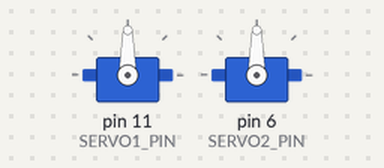
The sketch below on a simulated Arduino Mega 2560, built with avr-gcc and run on an emulated ATmega2560. On the bench: 2 × servo. What the sketch prints to the serial monitor is not drawn.

Above: at 3.15 s.
At 23.7 s:
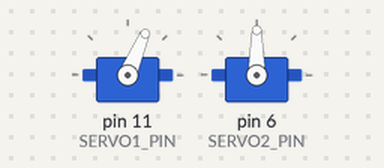
At 28.5 s:
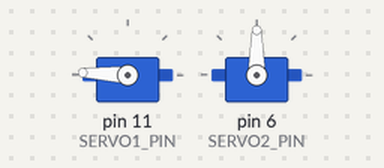
At 32.1 s:
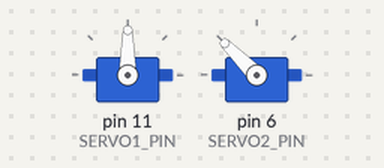
Timing chart, 0 to 48.7 s (numbered marks = the images above):
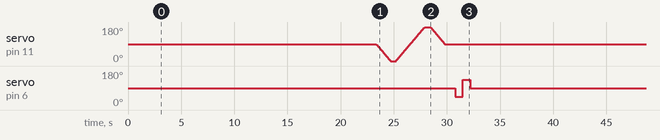

Measured:
- by itself, servo on pin 6 (SERVO2_PIN): repeats every 35.1 s: 135° 0.70 s, 90° 33.7 s, 45° 0.70 s

The sketch:

controlLazoAbierto.ino
```cpp
#include <Servo.h>

// ===================== PINES RAMPS 1.4 =====================
// La RAMPS 1.4 montada sobre el Arduino MEGA tiene pines
// predefinidos para los drivers de stepper (X, Y, Z, E0, E1).
// Usaremos los ejes X e Y para nuestros 2 NEMA 17.

// --- Stepper 1: NEMA 17 — Riel (Eje X en RAMPS) ---
#define STEPPER1_STEP_PIN   54   // A0 en MEGA = Pin 54
#define STEPPER1_DIR_PIN    55   // A1 en MEGA = Pin 55
#define STEPPER1_ENABLE_PIN 38   // Enable compartido

// --- Stepper 2: NEMA 17 — Transmisión secundaria (Eje Y en RAMPS) ---
#define STEPPER2_STEP_PIN   60   // A6 en MEGA = Pin 60
#define STEPPER2_DIR_PIN    61   // A7 en MEGA = Pin 61
#define STEPPER2_ENABLE_PIN 56   // A2 en MEGA = Pin 56

// ================== PINES SABERTOOTH ==================
// El driver Sabertooth puede controlarse de varias formas.
// Aquí usamos el modo "Simplified Serial" por Serial1 del MEGA.
// Sabertooth S1 → Pin TX1 (Pin 18 del MEGA)
// Velocidad serial: 9600 baudios (por defecto del Sabertooth)
//
// En modo Simplified Serial:
//   Motor 1: Valores 1-127 (1=full reversa, 64=stop, 127=full adelante)
//   Motor 2: Valores 128-255 (128=full reversa, 192=stop, 255=full adelante)

#define SABERTOOTH_SERIAL   Serial1
#define SABERTOOTH_BAUDRATE 9600

// Valores de parada para cada motor del Sabertooth
#define DC_MOTOR1_STOP 64
#define DC_MOTOR2_STOP 192

// ===================== PINES SERVO =====================
// Los servos MG995 se conectan directamente a pines PWM del MEGA.
// Usamos pines que NO están ocupados por la RAMPS.
#define SERVO1_PIN 11   // Servo de Torsión
#define SERVO2_PIN 6    // Servo de Muñeca

// =================== PARÁMETROS ===================
// Estos valores definen el comportamiento del lazo abierto.
// Puedes modificarlos para ajustar velocidades y tiempos.

#define STEPPER_DELAY_US     800   // Microsegundos entre pulsos (menor = más rápido)
#define STEPPER_STEPS_REV    200   // Pasos por revolución (1.8° por paso, sin microstepping)
#define STEPPER_MICROSTEP    16    // A4988 en RAMPS usa 1/16 microstepping por defecto

// Velocidad de los motores DC (0-63 = magnitud desde el punto medio)
#define DC_SPEED_LOW   20
#define DC_SPEED_MED   40
#define DC_SPEED_HIGH  63

// ===================== OBJETOS =====================
Servo servo1;  // Servo de torsión
Servo servo2;  // Servo de muñeca

// ============================================================
//                    FUNCIONES AUXILIARES
// ============================================================

// -------------------- STEPPERS (NEMA 17) --------------------
// Función: moverStepper
// Descripción: Envía una cantidad determinada de pulsos al driver
//   A4988 para mover el motor paso a paso.
//
// Parámetros:
//   stepPin  - Pin STEP del driver
//   dirPin   - Pin DIR del driver
//   pasos    - Número de pasos a dar
//   direccion - true = horario, false = antihorario
//   retardo  - Microsegundos entre pulsos (controla velocidad)
//
// En LAZO ABIERTO: No verificamos si el motor realmente se movió.
// Si el torque de carga supera al del motor, se "pierden pasos"
// y la posición real será diferente a la comandada.
// ============================================================
void moverStepper(int stepPin, int dirPin, long pasos, bool direccion, int retardo) {
  // 1) Establecer la dirección de giro
  digitalWrite(dirPin, direccion ? HIGH : LOW);

  // 2) Enviar los pulsos STEP uno por uno
  for (long i = 0; i < pasos; i++) {
    digitalWrite(stepPin, HIGH);   // Flanco de subida = 1 paso
    delayMicroseconds(retardo);    // Medio período
    digitalWrite(stepPin, LOW);    // Flanco de bajada
    delayMicroseconds(retardo);    // Medio período
  }
  // El período total de cada paso = 2 × retardo (en µs)
  // Frecuencia de pasos = 1,000,000 / (2 × retardo) Hz
  // Con retardo=800µs → Freq = 625 pasos/s
  // Con microstepping 1/16: 625/16 ≈ 39 RPM para un motor de 200 pasos/rev
}

// Función auxiliar: mover stepper una fracción de revolución
void moverStepperGrados(int stepPin, int dirPin, float grados, bool direccion, int retardo) {
  // Calcular pasos necesarios considerando microstepping
  long pasos = (long)((grados / 360.0) * STEPPER_STEPS_REV * STEPPER_MICROSTEP);
  moverStepper(stepPin, dirPin, pasos, direccion, retardo);
}

// -------------------- MOTORES DC (Sabertooth) --------------------
// Función: moverDC
// Descripción: Envía un comando serial al Sabertooth para mover
//   un motor DC a una velocidad determinada.
//
// Parámetros:
//   motor     - 1 o 2 (qué motor del Sabertooth)
//   velocidad - -63 a +63 (negativo=reversa, 0=stop, positivo=adelante)
//
// El Sabertooth en modo Simplified Serial interpreta:
//   Byte para Motor 1: 1 (full rev) ... 64 (stop) ... 127 (full fwd)
//   Byte para Motor 2: 128 (full rev) ... 192 (stop) ... 255 (full fwd)
// ============================================================
void moverDC(int motor, int velocidad) {
  // Limitar velocidad al rango válido
  velocidad = constrain(velocidad, -63, 63);

  byte comando;
  if (motor == 1) {
    // Motor 1: rango 1-127, centro en 64
    comando = (byte)(DC_MOTOR1_STOP + velocidad);
  } else {
    // Motor 2: rango 128-255, centro en 192
    comando = (byte)(DC_MOTOR2_STOP + velocidad);
  }

  SABERTOOTH_SERIAL.write(comando);
}

// Función: frenarDC
// Descripción: Detiene ambos motores DC
void frenarDC() {
  moverDC(1, 0);
  moverDC(2, 0);
}

// -------------------- SERVOS (MG995) --------------------
// Función: moverServo
// Descripción: Mueve un servo MG995 a un ángulo específico.
//
// Parámetros:
//   servo  - Referencia al objeto Servo
//   angulo - 0 a 180 grados
//
// El MG995 tiene un rango de ~120° útiles (varía por unidad).
// La señal PWM que genera la librería Servo es de 50Hz con
// pulso entre 544µs (0°) y 2400µs (180°).
//
// En LAZO ABIERTO: Técnicamente el servo tiene su propio lazo
// cerrado interno (un potenciómetro dentro), pero desde el punto
// de vista de NUESTRO sistema, es lazo abierto porque el Arduino
// no recibe ninguna señal de vuelta del servo.
// ============================================================
void moverServo(Servo &servo, int angulo) {
  angulo = constrain(angulo, 0, 180);
  servo.write(angulo);
}

// Función: barridoServo
// Descripción: Mueve un servo suavemente de un ángulo a otro
void barridoServo(Servo &servo, int desde, int hasta, int retardoMs) {
  if (desde < hasta) {
    for (int pos = desde; pos <= hasta; pos++) {
      servo.write(pos);
      delay(retardoMs);
    }
  } else {
    for (int pos = desde; pos >= hasta; pos--) {
      servo.write(pos);
      delay(retardoMs);
    }
  }
}

// ============================================================
//                         SETUP
// ============================================================
void setup() {
  // --- Comunicación Serial para debug ---
  Serial.begin(115200);
  Serial.println("=== CitriBot RRP — Control Lazo Abierto ===");
  Serial.println("Iniciando...");

  // --- Inicializar comunicación con Sabertooth ---
  SABERTOOTH_SERIAL.begin(SABERTOOTH_BAUDRATE);
  delay(100);  // Esperar a que el Sabertooth arranque
  frenarDC();  // Asegurar que los motores DC estén detenidos

  // --- Configurar pines de los Steppers ---
  pinMode(STEPPER1_STEP_PIN, OUTPUT);
  pinMode(STEPPER1_DIR_PIN, OUTPUT);
  pinMode(STEPPER1_ENABLE_PIN, OUTPUT);

  pinMode(STEPPER2_STEP_PIN, OUTPUT);
  pinMode(STEPPER2_DIR_PIN, OUTPUT);
  pinMode(STEPPER2_ENABLE_PIN, OUTPUT);

  // Habilitar los drivers A4988 (LOW = habilitado, HIGH = deshabilitado)
  // ¡OJO! En los A4988, el pin ENABLE es activo en BAJO.
  digitalWrite(STEPPER1_ENABLE_PIN, LOW);
  digitalWrite(STEPPER2_ENABLE_PIN, LOW);

  // --- Inicializar Servos ---
  servo1.attach(SERVO1_PIN);
  servo2.attach(SERVO2_PIN);

  // Llevar servos a posición inicial (90° = centro)
  servo1.write(90);
  servo2.write(90);

  Serial.println("Todos los motores inicializados.");
  Serial.println("Esperando 3 segundos antes de iniciar demo...");
  delay(3000);
}

// ============================================================
//                      LOOP PRINCIPAL
//               SECUENCIA DE DEMOSTRACIÓN
// ============================================================
// Esta secuencia muestra el control en lazo abierto de TODOS
// los motores del CitriBot. Cada movimiento es "a ciegas":
// el Arduino no sabe si el motor realmente se movió.
// ============================================================
void loop() {

  // ========== FASE 1: STEPPERS ==========
  Serial.println("\n--- FASE 1: Motores Paso a Paso (NEMA 17) ---");

  // Stepper 1 (Riel): Mover 90° en sentido horario
  Serial.println("Stepper 1 (Riel): Avanzando 90 grados...");
  moverStepperGrados(STEPPER1_STEP_PIN, STEPPER1_DIR_PIN, 90.0, true, STEPPER_DELAY_US);
  delay(1000);

  // Stepper 1 (Riel): Regresar 90° en sentido antihorario
  Serial.println("Stepper 1 (Riel): Retrocediendo 90 grados...");
  moverStepperGrados(STEPPER1_STEP_PIN, STEPPER1_DIR_PIN, 90.0, false, STEPPER_DELAY_US);
  delay(1000);

  // Stepper 2 (Transmisión): Girar 180°
  Serial.println("Stepper 2 (Transmision): Girando 180 grados...");
  moverStepperGrados(STEPPER2_STEP_PIN, STEPPER2_DIR_PIN, 180.0, true, STEPPER_DELAY_US);
  delay(1000);

  // Stepper 2: Regresar
  Serial.println("Stepper 2 (Transmision): Regresando...");
  moverStepperGrados(STEPPER2_STEP_PIN, STEPPER2_DIR_PIN, 180.0, false, STEPPER_DELAY_US);
  delay(1000);

  // ========== FASE 2: MOTORES DC ==========
  Serial.println("\n--- FASE 2: Motores DC (Sabertooth) ---");

  // Motor DC 1: Adelante a velocidad media por 2 segundos
  Serial.println("DC Motor 1: Adelante (velocidad media)...");
  moverDC(1, DC_SPEED_MED);
  delay(2000);

  // Motor DC 1: Frenar
  Serial.println("DC Motor 1: Frenando...");
  moverDC(1, 0);
  delay(1000);

  // Motor DC 1: Reversa a velocidad baja por 2 segundos
  Serial.println("DC Motor 1: Reversa (velocidad baja)...");
  moverDC(1, -DC_SPEED_LOW);
  delay(2000);

  // Motor DC 1: Frenar
  moverDC(1, 0);
  delay(1000);

  // Motor DC 2: Adelante a velocidad alta por 1.5 segundos
  Serial.println("DC Motor 2: Adelante (velocidad alta)...");
  moverDC(2, DC_SPEED_HIGH);
  delay(1500);

  // Motor DC 2: Frenar
  Serial.println("DC Motor 2: Frenando...");
  moverDC(2, 0);
  delay(1000);

  // ========== FASE 3: SERVOS ==========
  Serial.println("\n--- FASE 3: Servos MG995 ---");

  // Servo 1 (Torsión): Barrido de 90° a 0° y luego a 180°
  Serial.println("Servo 1 (Torsion): Barrido 90 -> 0...");
  barridoServo(servo1, 90, 0, 15);
  delay(500);

  Serial.println("Servo 1 (Torsion): Barrido 0 -> 180...");
  barridoServo(servo1, 0, 180, 15);
  delay(500);

  Serial.println("Servo 1 (Torsion): Regresando a centro...");
  barridoServo(servo1, 180, 90, 15);
  delay(1000);

  // Servo 2 (Muñeca): Movimiento rápido entre posiciones
  Serial.println("Servo 2 (Muneca): Posicion 45...");
  moverServo(servo2, 45);
  delay(700);

  Serial.println("Servo 2 (Muneca): Posicion 135...");
  moverServo(servo2, 135);
  delay(700);

  Serial.println("Servo 2 (Muneca): Regresando a centro...");
  moverServo(servo2, 90);
  delay(1000);

  // ========== FIN DE SECUENCIA ==========
  Serial.println("\n=== SECUENCIA COMPLETA ===");
  Serial.println("Esperando 5 segundos para repetir...\n");
  delay(5000);
}
```
